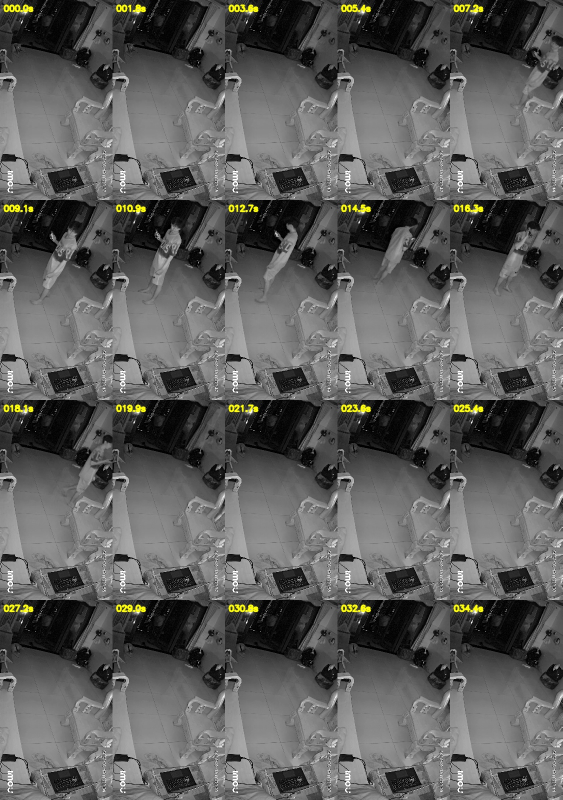
#> input picture tmp/loitering_line_review_20260819_1/contact_20260819005233907_F6B80AMPBVCDD6C_L_0_L0120819005233_1.jpg, 1125 x 1600 px, given in place of 20260819005233907_F6B80AMPBVCDD6C_L_0_L0120819005233_1.mp4, which was not available (shown at 1/2 size)
$ python make_contact_sheets.py
#> lines starting #> are read from the running program, lines starting #| are printed output that depends on the picture; pictures that were not available may be replaced by others from this repository, and a replacement may not be noted
import json
from pathlib import Path

import cv2
import numpy as np


OUTPUT = Path(r"E:\SCT_Camera\tmp\loitering_line_review_20260819_1")
LOITERING = Path(r"E:\20260819005233907_F6B80AMPBVCDD6C_L_0_L0120819005233_1.mp4")
VIDEOS = [(LOITERING, "loitering_negative", False)] + [
    (path, "line_crossing", True) for path in sorted(OUTPUT.glob("*.mp4"))
]


def main() -> None:
    results = []
    for video_path, role, draw_line in VIDEOS:
        capture = cv2.VideoCapture(str(video_path))
        fps = float(capture.get(cv2.CAP_PROP_FPS))
        frame_count = int(capture.get(cv2.CAP_PROP_FRAME_COUNT))
        width = int(capture.get(cv2.CAP_PROP_FRAME_WIDTH))
        height = int(capture.get(cv2.CAP_PROP_FRAME_HEIGHT))
        duration_s = frame_count / fps if fps > 0 else 0.0

        sample_count = 20 if role == "loitering_negative" else 16
        columns = 5 if role == "loitering_negative" else 4
        tiles = []
        brightness = []
        sample_times = np.linspace(0.0, max(duration_s - 0.05, 0.0), sample_count)
        for time_s in sample_times:
            capture.set(cv2.CAP_PROP_POS_MSEC, float(time_s) * 1000.0)
            ok, frame = capture.read()
            if not ok:
                continue
            brightness.append(float(cv2.cvtColor(frame, cv2.COLOR_BGR2GRAY).mean()))
            frame = cv2.rotate(frame, cv2.ROTATE_90_CLOCKWISE)
            if draw_line:
                frame_height, frame_width = frame.shape[:2]
                point1 = (round(0.30 * frame_width), round(0.16 * frame_height))
                point2 = (round(0.75 * frame_width), round(0.16 * frame_height))
                cv2.line(frame, point1, point2, (0, 255, 255), 8, cv2.LINE_AA)
            tile_width = 225
            tile_height = round(frame.shape[0] * tile_width / frame.shape[1])
            tile = cv2.resize(frame, (tile_width, tile_height))
            cv2.putText(
                tile,
                f"{time_s:05.1f}s",
                (7, 22),
                cv2.FONT_HERSHEY_SIMPLEX,
                0.55,
                (0, 255, 255),
                2,
                cv2.LINE_AA,
            )
            tiles.append(tile)
#> this loop made 20 passes
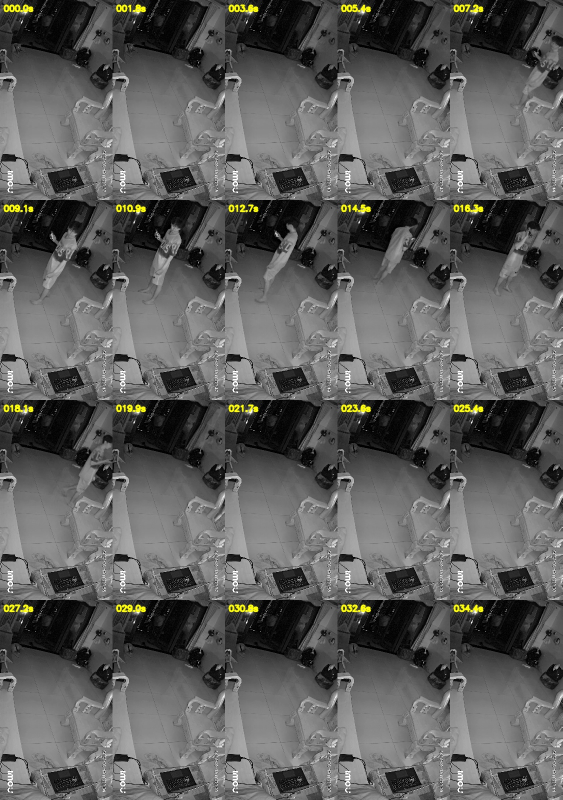
#> input picture tmp/loitering_line_review_20260819_1/contact_20260819005233907_F6B80AMPBVCDD6C_L_0_L0120819005233_1.jpg, 1125 x 1600 px, given in place of 20260819005233907_F6B80AMPBVCDD6C_L_0_L0120819005233_1.mp4, which was not available (shown at 1/2 size)
#> pass 1, in main, `frame = cv2.rotate(frame, cv2.ROTATE_90_CLOCKWISE)`:
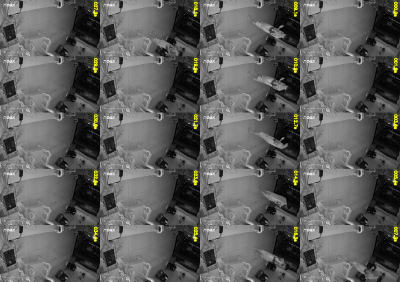
#> frame: shape (1125, 1600, 3) (shown at 1/4 size); mean B, G, R 91.6, 93.1, 93.1
#> pass 1, in main, `tile = cv2.resize(frame, (tile_width, tile_height))`:
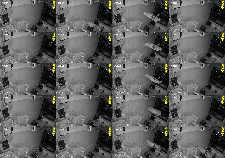
#> tile: shape (158, 225, 3); mean B, G, R 91.5, 93, 93
#> after the loop, brightness = [92.9, 92.9, 92.9, 92.9, 92.9, 92.9, 92.9, 92.9, 92.9, 92.9, 92.9, 92.9, 92.9, 92.9, 92.9, 92.9, 92.9, 92.9, 92.9, 92.9]; tiles = 20 items
        capture.release()

        rows = []
        for start in range(0, len(tiles), columns):
            row_tiles = tiles[start : start + columns]
            while len(row_tiles) < columns:
                row_tiles.append(np.zeros_like(tiles[0]))
            rows.append(cv2.hconcat(row_tiles))
#> this loop made 4 passes
#> start on passes 2 to 4: 5, 10, 15
#> after the loop, rows = 4 items
        sheet_path = OUTPUT / f"contact_{video_path.stem}.jpg"
        cv2.imwrite(str(sheet_path), cv2.vconcat(rows))
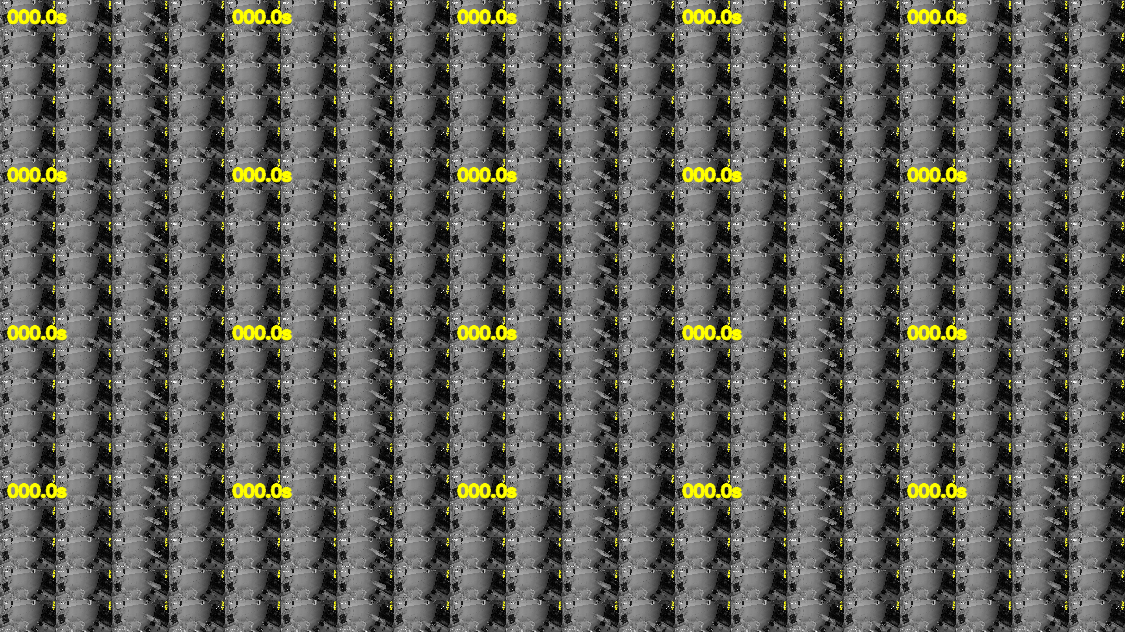
#> saved as 20260819005233907_F6B80AMPBVCDD6C_L_0_L0120819005233_1.jpg: shape (632, 1125, 3); mean B, G, R 90.2, 95.7, 95.7

        results.append(
            {
                "file": video_path.name,
                "role": role,
#> (the run stopped early here; a loop or call above may not have finished)

$ run again, on tmp/loitering_line_review_20260819_1/contact_20260819005426306_F6B80AMPBVCDD6C_L_0_L0120819005426_1.jpg
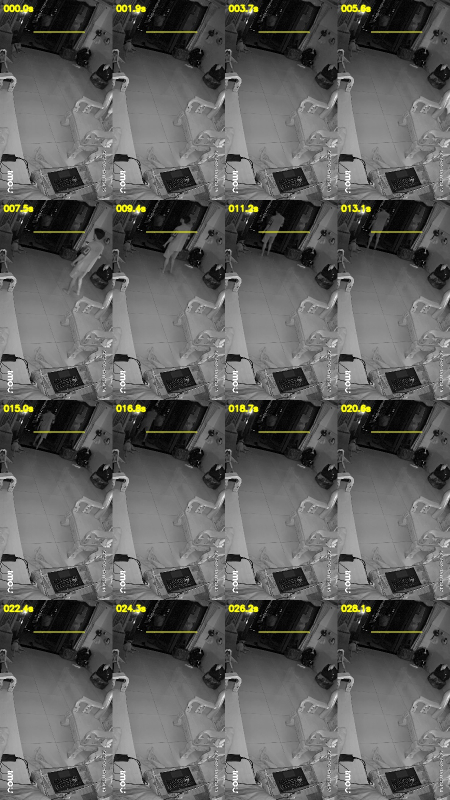
#> input picture tmp/loitering_line_review_20260819_1/contact_20260819005426306_F6B80AMPBVCDD6C_L_0_L0120819005426_1.jpg, 900 x 1600 px, given in place of 20260819005233907_F6B80AMPBVCDD6C_L_0_L0120819005233_1.mp4, which was not available (shown at 1/2 size)
#> the loop in main, `for time_s in sample_times:` made 20 passes
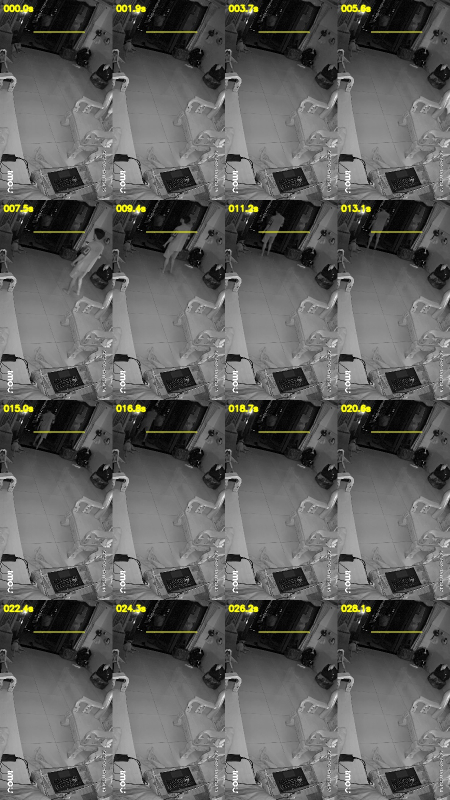
#> input picture tmp/loitering_line_review_20260819_1/contact_20260819005426306_F6B80AMPBVCDD6C_L_0_L0120819005426_1.jpg, 900 x 1600 px, given in place of 20260819005233907_F6B80AMPBVCDD6C_L_0_L0120819005233_1.mp4, which was not available (shown at 1/2 size)
#> after the loop in main, `for time_s in sample_times:`:
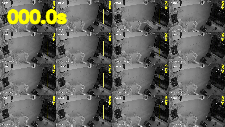
#> tile: shape (127, 225, 3); mean B, G, R 90.8, 97.7, 97.7
#> after the loop in main, `for time_s in sample_times:`: brightness = [94.26, 94.26, 94.26, 94.26, 94.26, 94.26, 94.26, 94.26, 94.26, 94.26, 94.26, 94.26, 94.26, 94.26, 94.26, 94.26, 94.26, 94.26, 94.26, 94.26]; tiles = 20 items
#> the loop in main, `for start in range(0, len(tiles), columns):` made 4 passes
#> start on passes 2 to 4: 5, 10, 15
#> after the loop in main, `for start in range(0, len(tiles), columns):`: rows = 4 items
#> in main, `cv2.imwrite(str(sheet_path), cv2.vconcat(rows))`:
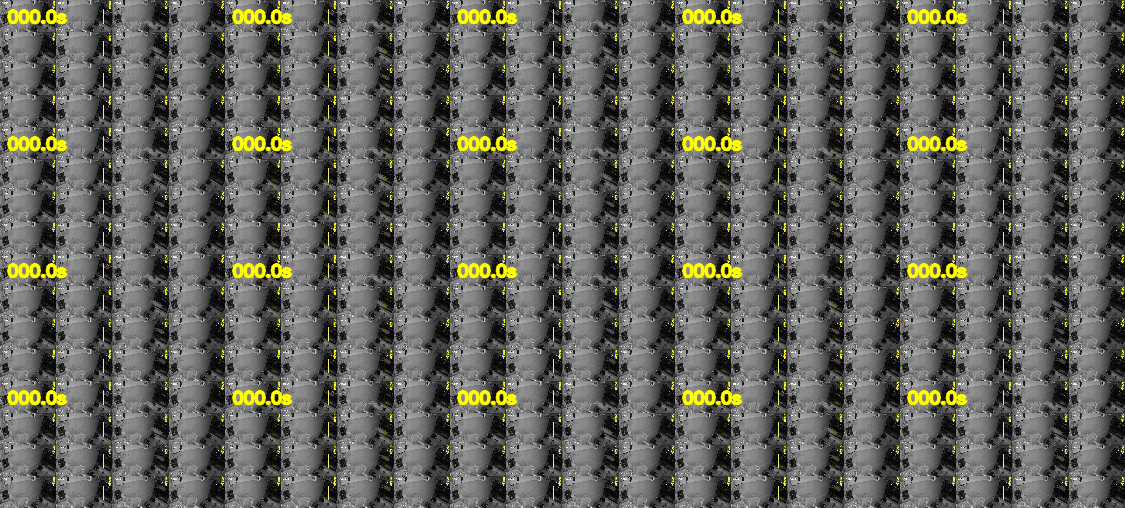
#> saved as 20260819005233907_F6B80AMPBVCDD6C_L_0_L0120819005233_1.jpg: shape (508, 1125, 3); mean B, G, R 90.8, 97.7, 97.7

$ run again, on tmp/loitering_line_review_20260819_1/contact_20260819005505913_F6B80AMPBVCDD6C_L_0_L0120819005505_1.jpg
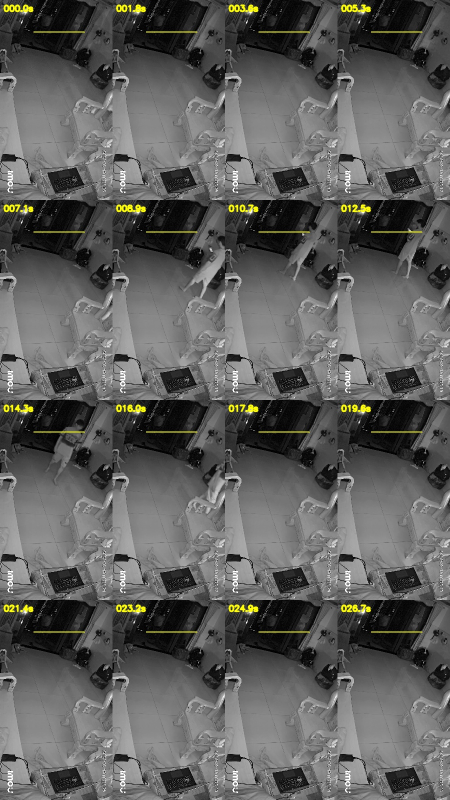
#> input picture tmp/loitering_line_review_20260819_1/contact_20260819005505913_F6B80AMPBVCDD6C_L_0_L0120819005505_1.jpg, 900 x 1600 px, given in place of 20260819005233907_F6B80AMPBVCDD6C_L_0_L0120819005233_1.mp4, which was not available (shown at 1/2 size)
#> the loop in main, `for time_s in sample_times:` made 20 passes
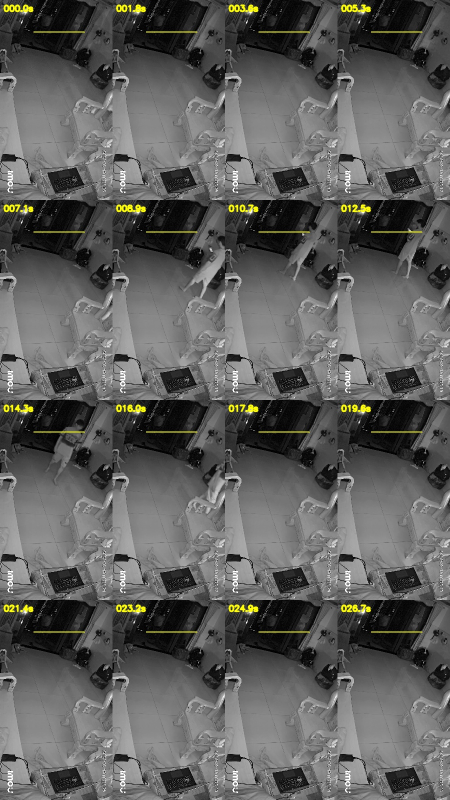
#> input picture tmp/loitering_line_review_20260819_1/contact_20260819005505913_F6B80AMPBVCDD6C_L_0_L0120819005505_1.jpg, 900 x 1600 px, given in place of 20260819005233907_F6B80AMPBVCDD6C_L_0_L0120819005233_1.mp4, which was not available (shown at 1/2 size)
#> after the loop in main, `for time_s in sample_times:`:
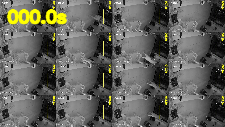
#> tile: shape (127, 225, 3); mean B, G, R 90.5, 97.4, 97.4
#> after the loop in main, `for time_s in sample_times:`: brightness = [93.98, 93.98, 93.98, 93.98, 93.98, 93.98, 93.98, 93.98, 93.98, 93.98, 93.98, 93.98, 93.98, 93.98, 93.98, 93.98, 93.98, 93.98, 93.98, 93.98]; tiles = 20 items
#> the loop in main, `for start in range(0, len(tiles), columns):` made 4 passes
#> start on passes 2 to 4: 5, 10, 15
#> after the loop in main, `for start in range(0, len(tiles), columns):`: rows = 4 items
#> in main, `cv2.imwrite(str(sheet_path), cv2.vconcat(rows))`:
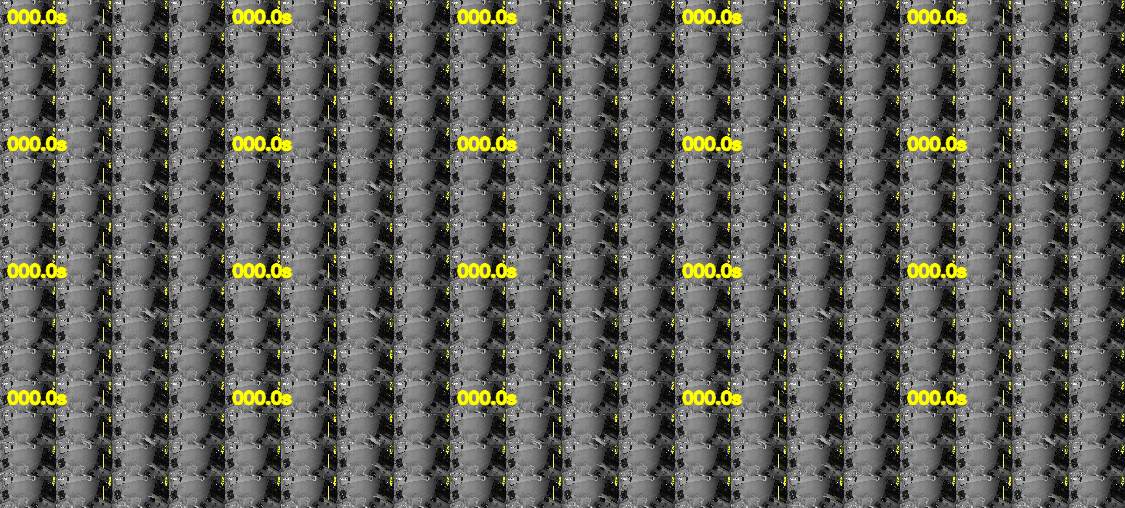
#> saved as 20260819005233907_F6B80AMPBVCDD6C_L_0_L0120819005233_1.jpg: shape (508, 1125, 3); mean B, G, R 90.5, 97.4, 97.4
